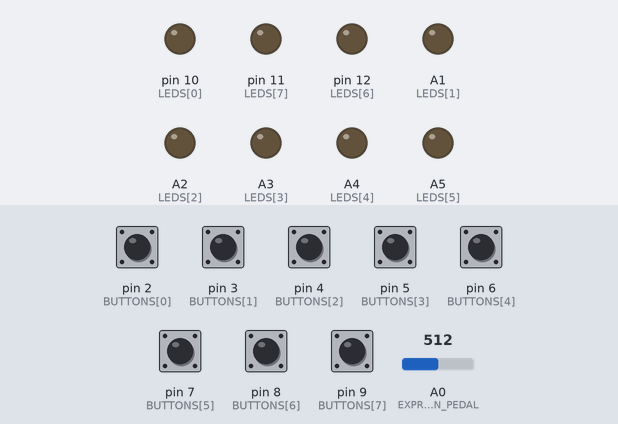
Simulated run of this sketch. Board: Arduino Leonardo, built with avr-gcc and run on an emulated ATmega32U4. Parts: output pins drawn as LEDs (lit = HIGH). The test bench sets the inputs (shaded band); at power-on: pin 2 (BUTTONS[0]), pin 3 (BUTTONS[1]), pin 4 (BUTTONS[2]), pin 5 (BUTTONS[3]), pin 6 (BUTTONS[4]), pin 7 (BUTTONS[5]), pin 8 (BUTTONS[6]), pin 9 (BUTTONS[7]) HIGH, A0 (EXPRESSION_PEDAL) = 512.

Above: at 1.2 s.
1.3 s: pin 2 (BUTTONS[0]) pulled LOW for 0.15 s
At 1.7 s:
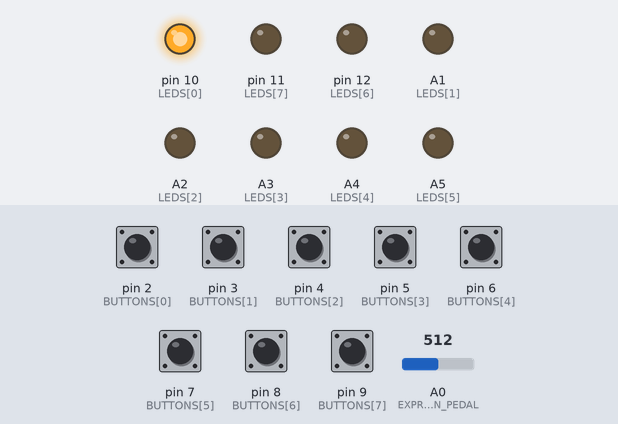
2.9 s: pin 3 (BUTTONS[1]) pulled LOW for 0.15 s
At 4.1 s:
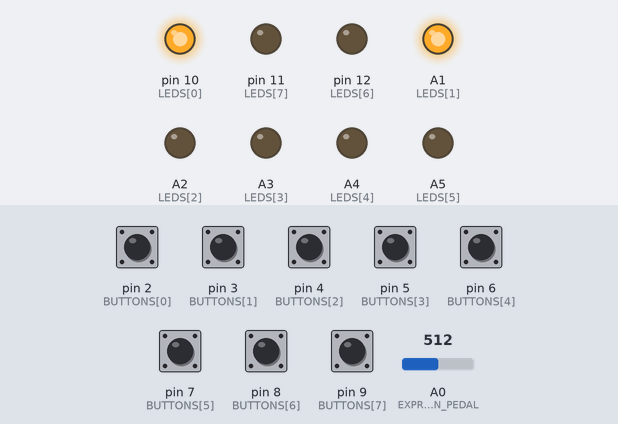
4.5 s: pin 4 (BUTTONS[2]) pulled LOW for 0.15 s
At 5.3 s:
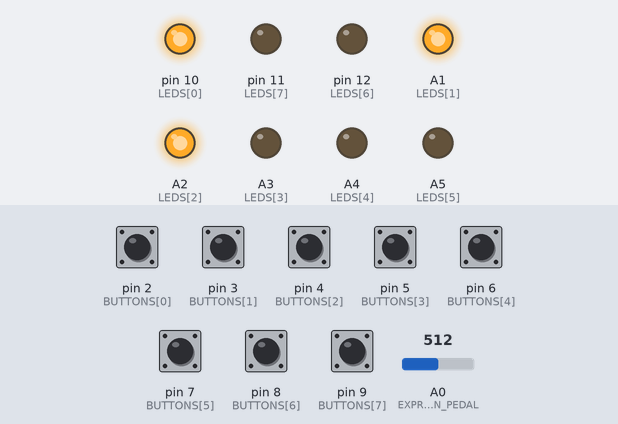
6.1 s: pin 5 (BUTTONS[3]) pulled LOW for 0.15 s
At 6.5 s:
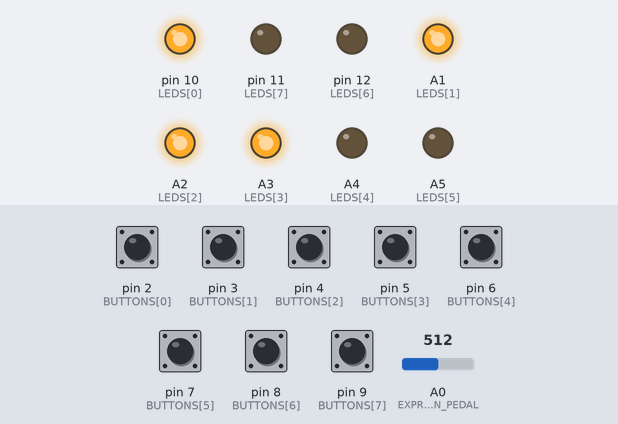
7.7 s: pin 6 (BUTTONS[4]) pulled LOW for 0.15 s
At 9.0 s:
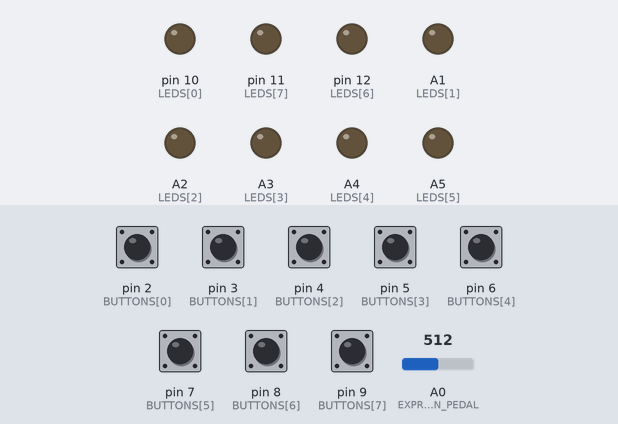
9.3 s: pin 7 (BUTTONS[5]) pulled LOW for 0.15 s
At 10.2 s:
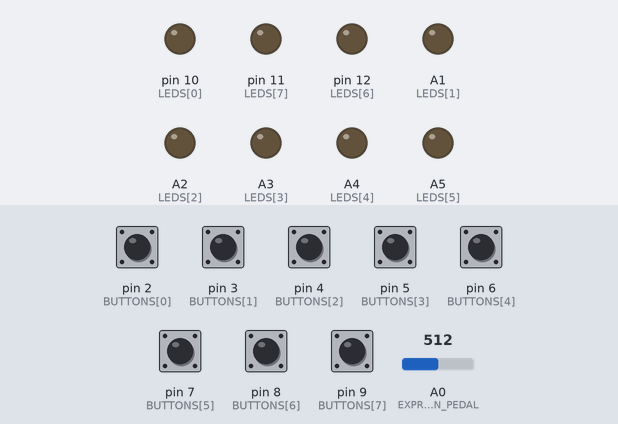
Timing chart, 0 to 11.9 s (numbered marks = the images above; inputs shaded):
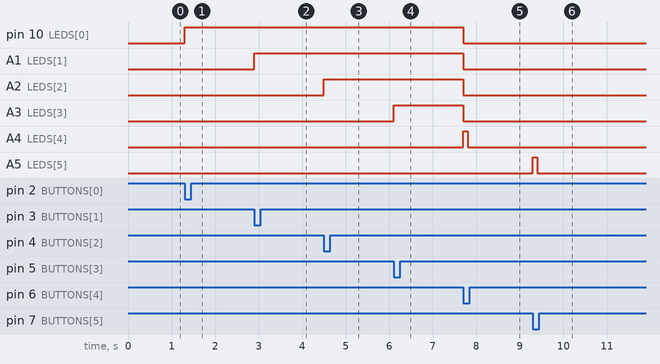

Measured:
- after the input at 1.3 s, pin 10 (LEDS[0]): LOW → HIGH at once
- after the input at 2.9 s, A1 (LEDS[1]): LOW → HIGH at once
- after the input at 4.5 s, A2 (LEDS[2]): LOW → HIGH at once
- after the input at 6.1 s, A3 (LEDS[3]): LOW → HIGH at once
- after the input at 7.7 s, pin 10 (LEDS[0]), A1 (LEDS[1]), A2 (LEDS[2]), A3 (LEDS[3]): HIGH → LOW at once; A4 (LEDS[4]): LOW → HIGH at once, → LOW 0.10 s later
- after the input at 9.3 s, A5 (LEDS[5]): LOW → HIGH at once, → LOW 0.10 s later

The sketch:

leonardo-toggle-neural-dsp.ino
```cpp
#include "MIDIUSB.h"

// FOOT INPUTS
const int N_BUTTONS = 8;
const int BUTTONS[N_BUTTONS] = {2, 3, 4, 5, 6, 7, 8, 9};
const int EXPRESSION_PEDAL = A0;

// STATES
int btnCurrentState[N_BUTTONS] = {};
int btnPrevState[N_BUTTONS] = {};
boolean btnVirtualRetention[N_BUTTONS] = {false, false, false, false, false, false, false, false};
boolean expressionVirtualRetention = false;

// LEDS
const int N_LEDS = 8;
const int LEDS[N_LEDS] = {10, A1, A2, A3, A4, A5, 12, 11};

// BUTTON DEBOUNCE
unsigned long lastDebounceTime[N_BUTTONS] = {0};
unsigned long debounceDelay = 50;

// MIDI
const byte MIDI_CHANNEL = 0;
const byte MIDI_NOTES[N_BUTTONS] = {0, 12, 24, 36, 48, 60, 72, 84};
const byte MIDI_EXPRESION_ON_OFF = 96;

void setup(){
  for (int i = 0; i < N_BUTTONS; i++){
    pinMode(BUTTONS[i], INPUT_PULLUP);
    pinMode(EXPRESSION_PEDAL, INPUT_PULLUP);
  }

  for (int i = 0; i < N_LEDS; i++){
    pinMode(LEDS[i], OUTPUT);
  }
}

void loop(){
  for (int index = 0; index < N_BUTTONS; index++){
    btnCurrentState[index] = digitalRead(BUTTONS[index]);

    if ((millis() - lastDebounceTime[index]) > debounceDelay){
      if (btnPrevState[index] != btnCurrentState[index]){
        handleUpdateDeboundeTime(index);
        handleFootCommand(index);
        btnPrevState[index] = btnCurrentState[index];
      }
    }
  }

  handleExpressionChange();
}

void handleFootCommand(int index){
  if (btnCurrentState[index] == LOW){
    if (index < 4){
      handleNote(MIDI_CHANNEL, MIDI_NOTES[index], 64);
      MidiUSB.flush();
      handleLedLatching(index);
    }
    else{
      handleProgramChange(MIDI_CHANNEL, index);
      MidiUSB.flush();
      handleResetLedsStatus();
      handleLedBlink(index);
    }
  }
}

void handleUpdateDeboundeTime(int index){
  lastDebounceTime[index] = millis();
}

void handleLedLatching(int index){
  if (btnVirtualRetention[index] == false){
    btnVirtualRetention[index] = true;
    digitalWrite(LEDS[index], HIGH);
  }
  else{
    btnVirtualRetention[index] = false;
    digitalWrite(LEDS[index], LOW);
  }
}

void handleLedBlink(int index){
  digitalWrite(LEDS[index], HIGH);
  delay(100);
  digitalWrite(LEDS[index], LOW);
}

void handleResetLedsStatus(){
  for (int index = 0; index < N_BUTTONS; index++){
    btnVirtualRetention[index] = false;
    digitalWrite(LEDS[index], LOW);
  }
}

void handleNote(byte channel, byte pitch, byte velocity){
  midiEventPacket_t noteOn = {0x09, 0x90 | channel, pitch, velocity};
  MidiUSB.sendMIDI(noteOn);
}

void handleProgramChange(byte channel, byte program){
  midiEventPacket_t pc = {0x0C, 0xC0 | channel, program, 0};
  MidiUSB.sendMIDI(pc);
}

void handleExpressionChange(){
  int pitch = map(analogRead(EXPRESSION_PEDAL), 220, 787, -1, 127);
  midiEventPacket_t noteOn = {0x09, 0x90 | MIDI_CHANNEL, MIDI_EXPRESION_ON_OFF, 64};

  if (expressionVirtualRetention == false && pitch > 0){
    MidiUSB.sendMIDI(noteOn);
    MidiUSB.flush();
    expressionVirtualRetention = true;
  }

  if (expressionVirtualRetention == true && pitch <= 0){
    MidiUSB.sendMIDI(noteOn);
    MidiUSB.flush();
    expressionVirtualRetention = false;
  }

  midiEventPacket_t cc = {0x0B, 0xB0 | MIDI_CHANNEL, 1, pitch};
  MidiUSB.sendMIDI(cc);
  MidiUSB.flush();
}
```
